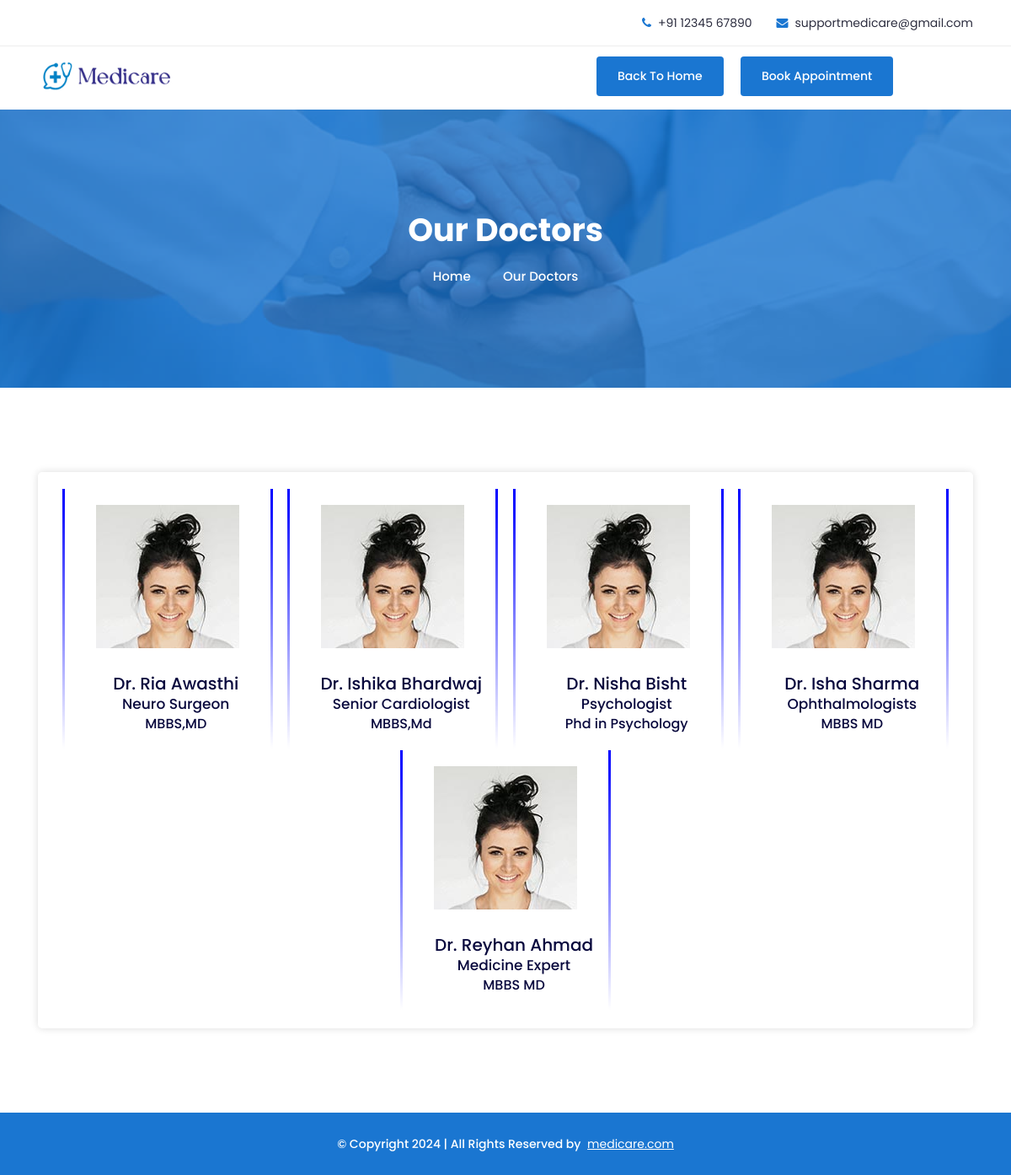
The app's page /doctors/ with its own data.
### eclinic_app/models.py (models this page shows, shortened)
class Doctor(models.Model):
    name = models.CharField(max_length=20)
    department = models.CharField(max_length=20)
    degree = models.CharField(max_length=20)
    photo = models.ImageField(upload_to = 'images/', default = '')

### eclinic_app/views.py (the view)
# urls.py: path('doctors/', views.doctors_details, name = "doctors"),
def doctors_details(request):
    post = Doctor.objects.all()
    return render(request, 'doctors.html', {'post': post})

### eclinic_app/templates/doctors.html (shortened to what this page needs)
{% load static %}
<!doctype html>
<html class="no-js" lang="zxx">
    <head>
		<link rel="stylesheet" href="{% static 'eclinic_app/css/bootstrap.min.css' %}">
		<link rel="stylesheet" href="{% static 'eclinic_app/css/nice-select.css' %}">
        <link rel="stylesheet" href="{% static 'eclinic_app/css/font-awesome.min.css' %}">
        <link rel="stylesheet" href="{% static 'eclinic_app/css/icofont.css' %}">
		<link rel="stylesheet" href="{% static 'eclinic_app/css/slicknav.min.css' %}">
        <link rel="stylesheet" href="{% static 'eclinic_app/css/owl-carousel.css' %}">
		<link rel="stylesheet" href="{% static 'eclinic_app/css/datepicker.css' %}">
        <link rel="stylesheet" href="{% static 'eclinic_app/css/animate.min.css' %}">
        <link rel="stylesheet" href="{% static 'eclinic_app/css/magnific-popup.css' %}">
        <link rel="stylesheet" href="{% static 'eclinic_app/css/normalize.css' %}">
        <link rel="stylesheet" href="{% static 'eclinic_app/style.css' %}">
        <link rel="stylesheet" href="{% static 'eclinic_app/css/responsive.css' %}">
    </head>
    <body>
		<header class="header" style = "padding-bottom: 16px;" >
			<div class="topbar">
				<div class="container">
					<div class="row">
						<div class="col-lg-6 col-md-5 col-12">
						</div>
						<div class="col-lg-6 col-md-7 col-12">
							<ul class="top-contact">
								<li><i class="fa fa-phone"></i>+91 12345 67890</li>
								<li><i class="fa fa-envelope"></i><a href="mailto:nishabisht165@gmail.com">supportmedicare@gmail.com</a></li>
							</ul>
						</div>
					</div>
				</div>
			</div>
			<div class="header-inner" >
				<div class="container">
					<div class="inner">
						<div class="row">
							<div class="col-lg-2 col-md-3 col-12">
								<div class="logo">
									<a href="{% url 'home' %}"><img src="{% static 'eclinic_app/img/logo.jpg' %}" alt="#"></a>
								</div>
							</div>
							<div class="col-lg-9 col-md-9 col-12 text-right">
								<div class="get-quote d-inline-block">
									<a href="{% url 'home' %}" class="btn">Back to Home</a>
								</div>
								<div class="get-quote d-inline-block ml-3">
									<a href="{% url 'appointment' %}" class="btn">Book Appointment</a>
								</div>
							</div>
						</div>
					</div>
				</div>
			</div>
		</header>
		<div class="breadcrumbs overlay">
			<div class="container">
				<div class="bread-inner">
					<div class="row">
						<div class="col-12">
							<h2>Our Doctors</h2>
							<ul class="bread-list">
								<li><a href="{% url 'home' %}">Home</a></li>
								<li><i class="icofont-simple-right"></i></li>
								<li class="active">Our Doctors</li>
							</ul>
						</div>
					</div>
				</div>
			</div>
		</div>
		<section class="contact-us section">
			<div class="container">
				<div class="inner">
					<div class="row" style = "margin:20px">
						{% for item in post %}
						<div class="col-lg-4" id = "mainBox">
    						<div id = "image"><img src="{{item.photo.url}}" alt = ""></div>
							<div id = "content">
							<p>{{item.name}}</p>
							<p style = "font-size:17px">{{item.department}}</p>
							<p style = "font-size:16px">{{item.degree}}</p>
							</div>
						</div>
						{% endfor %}
					</div>
				</div>
			</div>
		</section>
		<footer id="footer" class="footer ">
			<div class="copyright">
				<div class="container">
					<div class="row">
						<div class="col-lg-12 col-md-12 col-12">
							<div class="copyright-content">
								<p>© Copyright 2024  |  All Rights Reserved by <a href="https://www.medicare.com" target="_blank">medicare.com</a> </p>
							</div>
						</div>
					</div>
				</div>
			</div>
		</footer>
    </body>
</html>

### eclinic_app/templates/doctors.html (style rules this page uses)
#image { height: 200px; width: 100%; text-align:center; }
#content { font-size:20px; padding-left:20px; }
p { color:#08083d; font-weight:500; text-align:center; }
#mainBox { max-width: 250px; padding: 1rem; color: white; border-width: 3px; border-style: solid; border-image: linear-gradient( to bottom, blue, rgba(0, 0, 0, 0) ) 1 100%; margin: auto; }

### records on screen
Doctor: photo (picture), name "Dr. Ria Awasthi", department "Neuro Surgeon", degree "MBBS,MD"
Doctor: photo (picture), name "Dr. Ishika Bhardwaj", department "Senior Cardiologist", degree "MBBS,Md"
Doctor: photo (picture), name "Dr. Nisha Bisht", department "Psychologist", degree "Phd in Psychology"
Doctor: photo (picture), name "Dr. Isha Sharma", department "Ophthalmologists", degree "MBBS MD"
Doctor: photo (picture), name "Dr. Reyhan Ahmad", department "Medicine Expert", degree "MBBS MD"
